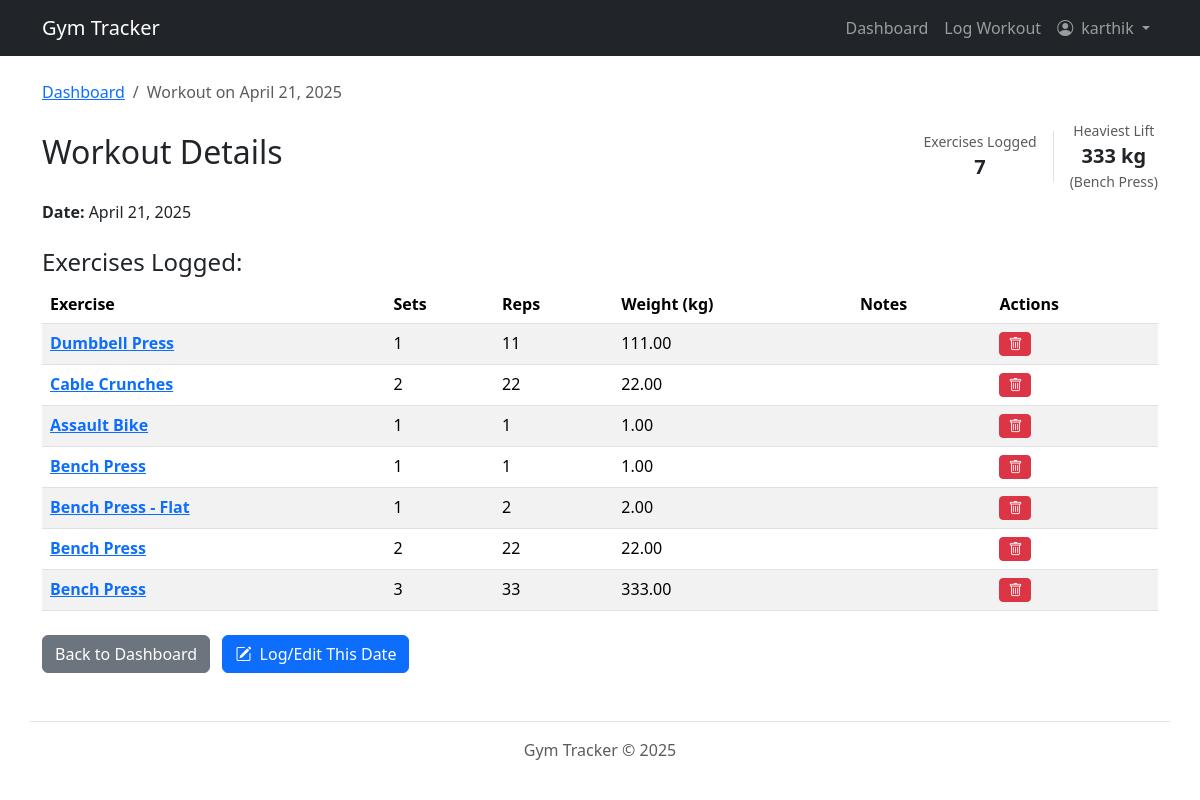
The app's page /workouts/session/4/ (signed in) with its own data.
### workouts/models.py (models this page shows, shortened)
class WorkoutSession(models.Model):
    user = models.ForeignKey(User, on_delete=models.CASCADE)
    date = models.DateField(default=timezone.now)
    created_at = models.DateTimeField(auto_now_add=True)
    notes = models.TextField(blank=True, null=True)
    class Meta:
        unique_together = ('user', 'date')
        ordering = ['-date']

class Exercise(models.Model):
    name = models.CharField(max_length=100, unique=True)
    description = models.TextField(blank=True, null=True)

class WorkoutLog(models.Model):
    session = models.ForeignKey(WorkoutSession, related_name='logs', on_delete=models.CASCADE)
    exercise = models.ForeignKey(Exercise, on_delete=models.PROTECT)  # Protect exercise from deletion if used
    sets = models.PositiveIntegerField(blank=True, null=True)
    reps = models.PositiveIntegerField(blank=True, null=True)
    weight = models.DecimalField(max_digits=6, decimal_places=2, blank=True, null=True)
    duration = models.DurationField(blank=True, null=True)  # e.g., for cardio
    notes = models.TextField(blank=True, null=True)

### workouts/views.py (the view)
# urls.py: path('session/<int:session_id>/', views.workout_detail_view, name='workout_detail'),
@login_required
def workout_detail_view(request, session_id):
    workout_session = get_object_or_404(WorkoutSession, pk=session_id, user=request.user)
    session_logs = workout_session.logs.all().order_by('id')
    log_count = session_logs.count()
    heaviest_lift_weight = None
    heaviest_lift_exercise_name = None
    if log_count > 0: # Optimization: Only query max weight if logs exist
        max_weight_aggregate = session_logs.filter(weight__isnull=False).aggregate(max_w=Max('weight'))
        if max_weight_aggregate and max_weight_aggregate['max_w'] is not None:
            heaviest_lift_weight = max_weight_aggregate['max_w']
            first_log_with_max = session_logs.filter(weight=heaviest_lift_weight).select_related('exercise').first()
            if first_log_with_max:
                heaviest_lift_exercise_name = first_log_with_max.exercise.name
    context = {
        'session': workout_session,
        'logs': session_logs,
        'log_count': log_count, # Pass count
        'heaviest_lift_weight': heaviest_lift_weight, # Pass max weight
        'heaviest_lift_exercise_name': heaviest_lift_exercise_name, # Pass exercise name
    }
    return render(request, 'workouts/workout_detail.html', context)

### workouts/templates/workouts/workout_detail.html (shortened to what this page needs)
{% extends 'workouts/base.html' %}
{% block content %}
<div class="container mt-4">
    <nav aria-label="breadcrumb">
        <ol class="breadcrumb">
            <li class="breadcrumb-item"><a href="{% url 'workouts:dashboard' %}">Dashboard</a></li>
            <li class="breadcrumb-item active" aria-current="page">Workout on {{ session.date|date:"F d, Y" }}</li>
        </ol>
    </nav>
    <div class="d-flex flex-wrap justify-content-between align-items-center mb-2">
        <h2 class="me-3">Workout Details</h2>
        <div class="d-flex align-items-center">
            {% if log_count > 0 %}
            <div class="text-center border-end pe-3 me-3">
                 <span class="text-muted d-block small">Exercises Logged</span>
                 <strong class="fs-5">{{ log_count }}</strong>
            </div>
            {% endif %}
            {% if heaviest_lift_weight is not None %}
            <div class="text-center">
                 <span class="text-muted d-block small">Heaviest Lift</span>
                 <strong class="fs-5">{{ heaviest_lift_weight|floatformat:0 }} kg</strong>
                 {% if heaviest_lift_exercise_name %}
                 <small class="d-block text-muted">({{ heaviest_lift_exercise_name }})</small>
                 {% endif %}
            </div>
            {% endif %}
        </div>
    </div>
    <p><strong>Date:</strong> {{ session.date|date:"F d, Y" }}</p>
    <h4 class="mt-4">Exercises Logged:</h4>
    {% if logs %}
    <table class="table table-striped table-hover">
        <thead>
        <tr>
            <th scope="col">Exercise</th>
            <th scope="col">Sets</th>
            <th scope="col">Reps</th>
            <th scope="col">Weight (kg)</th>
            <th scope="col">Notes</th>
            <th scope="col">Actions</th>
        </tr>
        </thead>
        <tbody>
        {% for log in logs %}
        <tr>
            <td><strong><a href="{% url 'workouts:exercise_stats' exercise_id=log.exercise.id %}"
                           title="View progress chart for {{ log.exercise.name }}">
                {{ log.exercise.name }}
            </a></strong></td>
            <td>{{ log.sets|default:"N/A" }}</td>
            <td>{{ log.reps|default:"N/A" }}</td>
            <td>{{ log.weight|default:"N/A" }}</td>
            <td>{{ log.notes|default:""|linebreaksbr }}</td>
            <td>
                <form action="{% url 'workouts:delete_workout_log' log_id=log.id %}"
                      method="POST"
                      class="d-inline"
                      onsubmit="return confirm('Are you sure you want to delete this entry?');">
                    <button type="submit" class="btn btn-danger btn-sm" title="Delete this entry">
                        <i class="bi bi-trash"></i>
                    </button>
                </form>
            </td>
        </tr>
        {% endfor %}
        </tbody>
    </table>
    {% else %}
    <p>No specific exercises were logged for this session.</p>
    {% endif %}
    <div class="mt-4">
        <a href="{% url 'workouts:dashboard' %}" class="btn btn-secondary">Back to Dashboard</a>
        <a href="{% url 'workouts:log_workout_date' date_str=session.date|date:'Y-m-d' %}" class="btn btn-primary ms-2">
            <i class="bi bi-pencil-square me-1"></i>
            Log/Edit This Date
        </a>
    </div>
</div>
{% endblock %}

### workouts/templates/workouts/base.html (shortened to what this page needs)
{% load static %}
<html lang="en">
<head>
    <link href="https://cdn.jsdelivr.net/npm/bootstrap@5.3.2/dist/css/bootstrap.min.css" rel="stylesheet"
>
    <link rel="stylesheet" href="https://cdn.jsdelivr.net/npm/bootstrap-icons@1.11.3/font/bootstrap-icons.min.css">
</head>
<body>
<nav class="navbar navbar-expand-lg navbar-dark bg-dark mb-4">
    <div class="container">
        <a class="navbar-brand" href="{% url 'home' %}">Gym Tracker</a>
        <div class="collapse navbar-collapse" id="navbarNav">
            <ul class="navbar-nav ms-auto mb-2 mb-lg-0">
                {% if user.is_authenticated %}
                <li class="nav-item">
                    <a class="nav-link {% if request.resolver_match.view_name == 'workouts:dashboard' %}active{% endif %}"
                       href="{% url 'workouts:dashboard' %}">Dashboard</a>
                </li>
                <li class="nav-item">
                    <a class="nav-link {% if request.resolver_match.view_name == 'workouts:log_workout_date' or request.resolver_match.view_name == 'workouts:log_workout_today' %}active{% endif %}"
                       href="{% url 'workouts:log_workout_today' %}">Log Workout</a>
                </li>
                <li class="nav-item dropdown">
                    <a class="nav-link dropdown-toggle" href="#" id="navbarUserDropdown" role="button"
                       data-bs-toggle="dropdown" aria-expanded="false">
                        <i class="bi bi-person-circle me-1"></i>
                        {{ user.username }}
                    </a>
                </li>
                {% endif %}
            </ul>
        </div>
    </div>
</nav>
<main role="main">
    {% block content %}{% endblock %}
</main>
<footer class="container mt-5 py-3 border-top text-center text-muted">
    Gym Tracker © {% now "Y" %}
</footer>
</body>
</html>

### records on screen
WorkoutSession: date "April 21, 2025"
Exercise: name "Bench Press"
WorkoutLog: exercise.name "Dumbbell Press", sets "1", reps "11", weight "111.00"
WorkoutLog: exercise.name "Cable Crunches", sets "2", reps "22", weight "22.00"
WorkoutLog: exercise.name "Assault Bike", sets "1", reps "1", weight "1.00"
WorkoutLog: exercise.name "Bench Press", sets "1", reps "1", weight "1.00"
WorkoutLog: exercise.name "Bench Press - Flat", sets "1", reps "2", weight "2.00"
WorkoutLog: exercise.name "Bench Press", sets "2", reps "22", weight "22.00"
WorkoutLog: exercise.name "Bench Press", sets "3", reps "33", weight "333.00"

### other values on screen
{{ user.username }} "karthik"
{{ log_count }} "7"
{{ heaviest_lift_weight|floatformat:0 }} "333"
